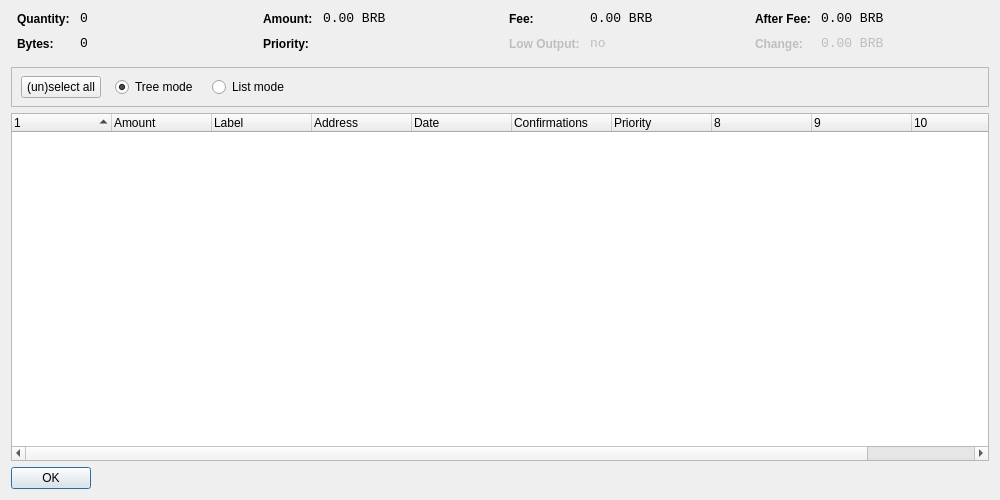
<?xml version="1.0" encoding="UTF-8"?>
<ui version="4.0">
 <class>CoinControlDialog</class>
 <widget class="QDialog" name="CoinControlDialog">
  <property name="geometry">
   <rect>
    <x>0</x>
    <y>0</y>
    <width>1000</width>
    <height>500</height>
   </rect>
  </property>
  <property name="windowTitle">
   <string>Coin Control</string>
  </property>
  <layout class="QVBoxLayout" name="verticalLayout">
   <item>
    <layout class="QHBoxLayout" name="horizontalLayoutTop" stretch="0,0,0,0">
     <property name="topMargin">
      <number>0</number>
     </property>
     <property name="bottomMargin">
      <number>10</number>
     </property>
     <item>
      <layout class="QFormLayout" name="formLayoutCoinControl1">
       <property name="horizontalSpacing">
        <number>10</number>
       </property>
       <property name="verticalSpacing">
        <number>10</number>
       </property>
       <property name="leftMargin">
        <number>6</number>
       </property>
       <property name="rightMargin">
        <number>6</number>
       </property>
       <item row="0" column="0">
        <widget class="QLabel" name="labelCoinControlQuantityText">
         <property name="styleSheet">
          <string notr="true">font-weight:bold;</string>
         </property>
         <property name="text">
          <string>Quantity:</string>
         </property>
        </widget>
       </item>
       <item row="0" column="1">
        <widget class="QLabel" name="labelCoinControlQuantity">
         <property name="font">
          <font>
           <family>Monospace</family>
           <pointsize>10</pointsize>
          </font>
         </property>
         <property name="cursor">
          <cursorShape>IBeamCursor</cursorShape>
         </property>
         <property name="contextMenuPolicy">
          <enum>Qt::ActionsContextMenu</enum>
         </property>
         <property name="text">
          <string notr="true">0</string>
         </property>
         <property name="textInteractionFlags">
          <set>Qt::LinksAccessibleByMouse|Qt::TextSelectableByKeyboard|Qt::TextSelectableByMouse</set>
         </property>
        </widget>
       </item>
       <item row="1" column="0">
        <widget class="QLabel" name="labelCoinControlBytesText">
         <property name="styleSheet">
          <string notr="true">font-weight:bold;</string>
         </property>
         <property name="text">
          <string>Bytes:</string>
         </property>
        </widget>
       </item>
       <item row="1" column="1">
        <widget class="QLabel" name="labelCoinControlBytes">
         <property name="font">
          <font>
           <family>Monospace</family>
           <pointsize>10</pointsize>
          </font>
         </property>
         <property name="cursor">
          <cursorShape>IBeamCursor</cursorShape>
         </property>
         <property name="contextMenuPolicy">
          <enum>Qt::ActionsContextMenu</enum>
         </property>
         <property name="text">
          <string notr="true">0</string>
         </property>
         <property name="textInteractionFlags">
          <set>Qt::LinksAccessibleByMouse|Qt::TextSelectableByKeyboard|Qt::TextSelectableByMouse</set>
         </property>
        </widget>
       </item>
      </layout>
     </item>
     <item>
      <layout class="QFormLayout" name="formLayoutCoinControl2">
       <property name="horizontalSpacing">
        <number>10</number>
       </property>
       <property name="verticalSpacing">
        <number>10</number>
       </property>
       <property name="leftMargin">
        <number>6</number>
       </property>
       <property name="rightMargin">
        <number>6</number>
       </property>
       <item row="0" column="0">
        <widget class="QLabel" name="labelCoinControlAmountText">
         <property name="styleSheet">
          <string notr="true">font-weight:bold;</string>
         </property>
         <property name="text">
          <string>Amount:</string>
         </property>
        </widget>
       </item>
       <item row="0" column="1">
        <widget class="QLabel" name="labelCoinControlAmount">
         <property name="font">
          <font>
           <family>Monospace</family>
           <pointsize>10</pointsize>
          </font>
         </property>
         <property name="cursor">
          <cursorShape>IBeamCursor</cursorShape>
         </property>
         <property name="contextMenuPolicy">
          <enum>Qt::ActionsContextMenu</enum>
         </property>
         <property name="text">
          <string notr="true">0.00 BRB</string>
         </property>
         <property name="textInteractionFlags">
          <set>Qt::LinksAccessibleByMouse|Qt::TextSelectableByKeyboard|Qt::TextSelectableByMouse</set>
         </property>
        </widget>
       </item>
       <item row="1" column="0">
        <widget class="QLabel" name="labelCoinControlPriorityText">
         <property name="styleSheet">
          <string notr="true">font-weight:bold;</string>
         </property>
         <property name="text">
          <string>Priority:</string>
         </property>
        </widget>
       </item>
       <item row="1" column="1">
        <widget class="QLabel" name="labelCoinControlPriority">
         <property name="font">
          <font>
           <family>Monospace</family>
           <pointsize>10</pointsize>
          </font>
         </property>
         <property name="cursor">
          <cursorShape>IBeamCursor</cursorShape>
         </property>
         <property name="contextMenuPolicy">
          <enum>Qt::ActionsContextMenu</enum>
         </property>
         <property name="text">
          <string/>
         </property>
         <property name="textInteractionFlags">
          <set>Qt::LinksAccessibleByMouse|Qt::TextSelectableByKeyboard|Qt::TextSelectableByMouse</set>
         </property>
        </widget>
       </item>
      </layout>
     </item>
     <item>
      <layout class="QFormLayout" name="formLayoutCoinControl3">
       <property name="horizontalSpacing">
        <number>10</number>
       </property>
       <property name="verticalSpacing">
        <number>10</number>
       </property>
       <property name="leftMargin">
        <number>6</number>
       </property>
       <property name="rightMargin">
        <number>6</number>
       </property>
       <item row="0" column="0">
        <widget class="QLabel" name="labelCoinControlFeeText">
         <property name="styleSheet">
          <string notr="true">font-weight:bold;</string>
         </property>
         <property name="text">
          <string>Fee:</string>
         </property>
        </widget>
       </item>
       <item row="0" column="1">
        <widget class="QLabel" name="labelCoinControlFee">
         <property name="font">
          <font>
           <family>Monospace</family>
           <pointsize>10</pointsize>
          </font>
         </property>
         <property name="cursor">
          <cursorShape>IBeamCursor</cursorShape>
         </property>
         <property name="contextMenuPolicy">
          <enum>Qt::ActionsContextMenu</enum>
         </property>
         <property name="text">
          <string notr="true">0.00 BRB</string>
         </property>
         <property name="textInteractionFlags">
          <set>Qt::LinksAccessibleByMouse|Qt::TextSelectableByKeyboard|Qt::TextSelectableByMouse</set>
         </property>
        </widget>
       </item>
       <item row="1" column="0">
        <widget class="QLabel" name="labelCoinControlLowOutputText">
         <property name="enabled">
          <bool>false</bool>
         </property>
         <property name="styleSheet">
          <string notr="true">font-weight:bold;</string>
         </property>
         <property name="text">
          <string>Low Output:</string>
         </property>
        </widget>
       </item>
       <item row="1" column="1">
        <widget class="QLabel" name="labelCoinControlLowOutput">
         <property name="enabled">
          <bool>false</bool>
         </property>
         <property name="font">
          <font>
           <family>Monospace</family>
           <pointsize>10</pointsize>
          </font>
         </property>
         <property name="cursor">
          <cursorShape>IBeamCursor</cursorShape>
         </property>
         <property name="contextMenuPolicy">
          <enum>Qt::ActionsContextMenu</enum>
         </property>
         <property name="text">
          <string notr="true">no</string>
         </property>
         <property name="textInteractionFlags">
          <set>Qt::LinksAccessibleByMouse|Qt::TextSelectableByKeyboard|Qt::TextSelectableByMouse</set>
         </property>
        </widget>
       </item>
      </layout>
     </item>
     <item>
      <layout class="QFormLayout" name="formLayoutCoinControl4">
       <property name="horizontalSpacing">
        <number>10</number>
       </property>
       <property name="verticalSpacing">
        <number>10</number>
       </property>
       <property name="leftMargin">
        <number>6</number>
       </property>
       <property name="rightMargin">
        <number>6</number>
       </property>
       <item row="0" column="0">
        <widget class="QLabel" name="labelCoinControlAfterFeeText">
         <property name="styleSheet">
          <string notr="true">font-weight:bold;</string>
         </property>
         <property name="text">
          <string>After Fee:</string>
         </property>
        </widget>
       </item>
       <item row="0" column="1">
        <widget class="QLabel" name="labelCoinControlAfterFee">
         <property name="font">
          <font>
           <family>Monospace</family>
           <pointsize>10</pointsize>
          </font>
         </property>
         <property name="cursor">
          <cursorShape>IBeamCursor</cursorShape>
         </property>
         <property name="contextMenuPolicy">
          <enum>Qt::ActionsContextMenu</enum>
         </property>
         <property name="text">
          <string notr="true">0.00 BRB</string>
         </property>
         <property name="textInteractionFlags">
          <set>Qt::LinksAccessibleByMouse|Qt::TextSelectableByKeyboard|Qt::TextSelectableByMouse</set>
         </property>
        </widget>
       </item>
       <item row="1" column="0">
        <widget class="QLabel" name="labelCoinControlChangeText">
         <property name="enabled">
          <bool>false</bool>
         </property>
         <property name="styleSheet">
          <string notr="true">font-weight:bold;</string>
         </property>
         <property name="text">
          <string>Change:</string>
         </property>
        </widget>
       </item>
       <item row="1" column="1">
        <widget class="QLabel" name="labelCoinControlChange">
         <property name="enabled">
          <bool>false</bool>
         </property>
         <property name="font">
          <font>
           <family>Monospace</family>
           <pointsize>10</pointsize>
          </font>
         </property>
         <property name="cursor">
          <cursorShape>IBeamCursor</cursorShape>
         </property>
         <property name="contextMenuPolicy">
          <enum>Qt::ActionsContextMenu</enum>
         </property>
         <property name="text">
          <string notr="true">0.00 BRB</string>
         </property>
         <property name="textInteractionFlags">
          <set>Qt::LinksAccessibleByMouse|Qt::TextSelectableByKeyboard|Qt::TextSelectableByMouse</set>
         </property>
        </widget>
       </item>
      </layout>
     </item>
    </layout>
   </item>
   <item>
    <widget class="QFrame" name="frame">
     <property name="minimumSize">
      <size>
       <width>0</width>
       <height>40</height>
      </size>
     </property>
     <property name="frameShape">
      <enum>QFrame::StyledPanel</enum>
     </property>
     <property name="frameShadow">
      <enum>QFrame::Sunken</enum>
     </property>
     <widget class="QWidget" name="horizontalLayoutWidget">
      <property name="geometry">
       <rect>
        <x>10</x>
        <y>0</y>
        <width>781</width>
        <height>41</height>
       </rect>
      </property>
      <layout class="QHBoxLayout" name="horizontalLayoutPanel" stretch="0,0,0,0,0">
       <property name="spacing">
        <number>14</number>
       </property>
       <item>
        <widget class="QPushButton" name="pushButtonSelectAll">
         <property name="sizePolicy">
          <sizepolicy hsizetype="Maximum" vsizetype="Fixed">
           <horstretch>0</horstretch>
           <verstretch>0</verstretch>
          </sizepolicy>
         </property>
         <property name="text">
          <string>(un)select all</string>
         </property>
        </widget>
       </item>
       <item>
        <widget class="QRadioButton" name="radioTreeMode">
         <property name="sizePolicy">
          <sizepolicy hsizetype="Maximum" vsizetype="Fixed">
           <horstretch>0</horstretch>
           <verstretch>0</verstretch>
          </sizepolicy>
         </property>
         <property name="text">
          <string>Tree mode</string>
         </property>
         <property name="checked">
          <bool>true</bool>
         </property>
        </widget>
       </item>
       <item>
        <widget class="QRadioButton" name="radioListMode">
         <property name="sizePolicy">
          <sizepolicy hsizetype="Maximum" vsizetype="Fixed">
           <horstretch>0</horstretch>
           <verstretch>0</verstretch>
          </sizepolicy>
         </property>
         <property name="text">
          <string>List mode</string>
         </property>
        </widget>
       </item>
       <item>
        <spacer name="horizontalSpacer">
         <property name="orientation">
          <enum>Qt::Horizontal</enum>
         </property>
         <property name="sizeHint" stdset="0">
          <size>
           <width>40</width>
           <height>20</height>
          </size>
         </property>
        </spacer>
       </item>
      </layout>
     </widget>
    </widget>
   </item>
   <item>
    <widget class="CoinControlTreeWidget" name="treeWidget">
     <property name="contextMenuPolicy">
      <enum>Qt::CustomContextMenu</enum>
     </property>
     <property name="sortingEnabled">
      <bool>false</bool>
     </property>
     <property name="columnCount">
      <number>11</number>
     </property>
     <attribute name="headerShowSortIndicator" stdset="0">
      <bool>true</bool>
     </attribute>
     <attribute name="headerStretchLastSection">
      <bool>false</bool>
     </attribute>
     <column>
      <property name="text">
       <string/>
      </property>
     </column>
     <column>
      <property name="text">
       <string>Amount</string>
      </property>
     </column>
     <column>
      <property name="text">
       <string>Label</string>
      </property>
     </column>
     <column>
      <property name="text">
       <string>Address</string>
      </property>
     </column>
     <column>
      <property name="text">
       <string>Date</string>
      </property>
     </column>
     <column>
      <property name="text">
       <string>Confirmations</string>
      </property>
      <property name="toolTip">
       <string>Confirmed</string>
      </property>
     </column>
     <column>
      <property name="text">
       <string>Priority</string>
      </property>
     </column>
     <column>
      <property name="text">
       <string/>
      </property>
     </column>
     <column>
      <property name="text">
       <string/>
      </property>
     </column>
     <column>
      <property name="text">
       <string/>
      </property>
     </column>
     <column>
      <property name="text">
       <string/>
      </property>
     </column>
    </widget>
   </item>
   <item>
    <widget class="QDialogButtonBox" name="buttonBox">
     <property name="sizePolicy">
      <sizepolicy hsizetype="Maximum" vsizetype="Fixed">
       <horstretch>0</horstretch>
       <verstretch>0</verstretch>
      </sizepolicy>
     </property>
     <property name="orientation">
      <enum>Qt::Horizontal</enum>
     </property>
     <property name="standardButtons">
      <set>QDialogButtonBox::Ok</set>
     </property>
    </widget>
   </item>
  </layout>
 </widget>
 <customwidgets>
  <customwidget>
   <class>CoinControlTreeWidget</class>
   <extends>QTreeWidget</extends>
   <header>coincontroltreewidget.h</header>
  </customwidget>
 </customwidgets>
 <resources/>
 <connections/>
</ui>
